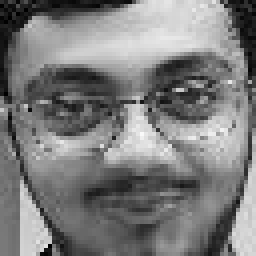
#> input picture example_set/false/s2__MJ_3_116.jpg, 64 x 64 px, given as the content of the folder example_set/true, which was not available (shown 4 times larger)
$ python example.py   (older library calls are emulated)
#> lines starting #> are read from the running program, lines starting #| are printed output that depends on the picture; pictures that were not available may be replaced by others from this repository, and a replacement may not be noted
### corFilter.py
# -*- coding: utf-8 -*-
"""
@author: Dmitrii Shaulskii
"""

import numpy as np
import os
from scipy import misc
from sklearn.metrics import roc_auc_score
import matplotlib.pyplot as plt
from operator import itemgetter
class correlationFilters():

    def __init__(self,  corFilterSize):
            self.corFilterSize = corFilterSize

    def prepareTrueImages(self, intialTrueImagesFolder, finalTrueImagesFolder):
        '''
        resize images to proper size. Size of final images is set by .corFilterSize parameter.
        '''
        if not os.path.exists(finalTrueImagesFolder):
            os.mkdir(finalTrueImagesFolder)
        filesName = [name for name in os.listdir(intialTrueImagesFolder)
                            if os.path.splitext(name)[1] in ['.jpg','.png','.tif']]
        for i in filesName:
            img = misc.imread(os.path.join(intialTrueImagesFolder,i), flatten = True)
            new_img = misc.imresize(img, (self.corFilterSize, self.corFilterSize), interp = 'nearest')
            misc.imsave(os.path.join(finalTrueImagesFolder,i), new_img)
        self.scale = float(self.corFilterSize)/img.shape[0]

    def prepareFalseImages(self, intialFalseImagesFolder, finalFalseImagesFolder, falseChipsNum = 20000):
        '''
        truncate images to proper size and scale. Input image can be of arbitrary size
        '''
        if not os.path.exists(finalFalseImagesFolder):
            os.mkdir(finalFalseImagesFolder)
        filesName = [name for name in os.listdir(intialFalseImagesFolder)
                            if os.path.splitext(name)[1] in ['.jpg','.png','.tif']]
        for i in xrange(falseChipsNum):
            f = filesName[np.random.randint(len(filesName))]
            img = misc.imread(os.path.join(intialFalseImagesFolder,f), flatten = True)
            img = misc.imresize(img, self.scale, interp = 'nearest')
            x = np.random.randint(img.shape[1]-self.corFilterSize + 1)
            y = np.random.randint(img.shape[0]-self.corFilterSize + 1)
            new_img = img[y:y+self.corFilterSize,x:x+self.corFilterSize]
            misc.imsave(os.path.join(finalFalseImagesFolder,os.path.splitext(f)[0] + '_' + str(i) + '.jpg'), new_img)

    def getImageList(self,folder):
        '''
        form the list of images adresess
        '''
        filesPath = [os.path.join(folder,name) for name
        in os.listdir(folder) if os.path.splitext(name)[1]
        in ['.jpg','.png','.tif']]
        return np.array(filesPath)

    def getTrueClassFilesList(self, trueClass):
        '''
        form trueClassFilesList for e.g. assembleFilter()
        '''
        self.trueClassFilesList = self.getImageList(trueClass)

    def getFalseClassFilesList(self, trueClass):
        '''
        form falseClassFilesList for e.g. assembleFilter()
        '''
        self.falseClassFilesList = self.getImageList(trueClass)

    def getImage(self, imagePath, asRow = True, subMean = True,  normVar = True, cosWin = False, log = False, histEq = False):
#> called with imagePath = 'example_set\\true/s2__MJ_3_116.jpg', asRow = True, subMean = True, normVar = True, cosWin = False, log = False, histEq = False
        image = misc.imread(imagePath, flatten = True) #read image as grayscale
#> image: shape (64, 64) float32; min 0, max 249, mean 124.4
        image = np.float64(image)
        self.imageSize = image.shape
#> self.imageSize = (64, 64)
        if cosWin == True:
            hammingWindow = np.sqrt(np.outer(np.hamming(self.imageSize[0]),np.hamming(self.imageSize[1])))
            image = image*hammingWindow
        if image.shape[0] != self.corFilterSize:
            image = misc.imresize(image,(self.corFilterSize,self.corFilterSize), interp = 'nearest')
        if histEq == True:
            image = image # for future
        if log == True:
            image = np.log(np.float32(image)+1.0)
        if subMean == True:
            image = image - np.mean(image)
        if normVar == True:
            image = image / (np.std(image)+1e-5)
        if asRow == True:
            image = image.flatten()
#> image = 4096 values, max 2.19 at index 2147, min -2.18 at index 64, mean -6.94e-18
        return image

    def fCor(self,image1,image2, fullField = False):
        '''
        Xcorrelation by mean of FFT
        '''
        self.fullField = fullField
        def myfft(a):
            return np.fft.fftshift(np.fft.fft2(np.fft.ifftshift(a)))
        def myifft(a):
            return np.fft.fftshift(np.fft.ifft2(np.fft.ifftshift(a)))
        def cutOddMat(a):
            for ax,d in enumerate(a.shape):
                if d%2 != 0:
                    a = np.delete(a,0,axis = ax)
            return a
        image1 = cutOddMat(image1)
        image2 = cutOddMat(image2)
        # set images to same size
        difInShape = np.array(image1.shape) - np.array(image2.shape)
        if difInShape[0]>0:
            image2 = np.pad(image2, ((difInShape[0]/2,difInShape[0]/2),(0,0)), 'constant', constant_values = 0)
        elif difInShape[0]<0:
            image1 = np.pad(image1, ((-difInShape[0]/2,-difInShape[0]/2),(0,0)), 'constant', constant_values = 0)
        if difInShape[1]>0:
            image2 = np.pad(image2, ((0,0),(difInShape[1]/2,difInShape[1]/2)), 'constant', constant_values = 0)
        elif difInShape[1]<0:
            image1 = np.pad(image1, ((0,0),(-difInShape[1]/2,-difInShape[1]/2)), 'constant', constant_values = 0)
        if fullField == True:
            image1 = np.pad(image1, ((image1.shape[0]/2, image1.shape[0]/2),(image1.shape[1]/2, image1.shape[1]/2)), 'constant', constant_values = 0)
            image2 = np.pad(image2, ((image2.shape[0]/2, image2.shape[0]/2),(image2.shape[1]/2, image2.shape[1]/2)), 'constant', constant_values = 0)
        xcorr = myifft(myfft(image1)*np.conj(myfft(image2)))
        return xcorr

    def get_correlations(self):
        '''
        Calculate correlations for true trueClassFilesList and falseClassFilesList
        '''
        print 'calculate cross-correlations...'
        self.trueCorrelation = np.zeros(len(self.trueClassFilesList))
        self.falseCorrelation = np.zeros(len(self.falseClassFilesList))
        for i,path in enumerate(self.trueClassFilesList):
            img = self.getImage(path, asRow = False)
            self.trueCorrelation[i] = np.max(self.correlation(img))
        for i,path in enumerate(self.falseClassFilesList):
            img = self.getImage(path, asRow = False)
            self.falseCorrelation[i] = np.max(self.correlation(img))

    def get_roc_auc(self):
        '''
        Use AUC ROC metric for evaluation of filter performance
        '''
        print 'calculate ROC AUC ...'
        if not hasattr(self, 'trueCorrelation'):
            self.get_correlations()
        score = roc_auc_score(np.hstack((np.ones(len(self.trueClassFilesList)),np.zeros(len(self.falseClassFilesList)))),np.hstack((self.trueCorrelation,self.falseCorrelation)))
        return score

    def assembleFilter(self, trueClassFilesList, falseClassFilesList = None, fastQC = False):
        '''
        Assemble the filter from availble images in trueClassFilesList falseClassFilesList
        '''
        pass


    def detect(self,image,thresh=1.3, rawImage = False, scale = True):
        '''
        apply filter
        return tuples of peak points
        '''
        if scale == True:
            image = misc.imresize(image, self.scale, interp = 'nearest')
        if rawImage == False:
            image = image - np.mean(image)
            image = image/np.var(image)
        xcor = self.correlation(image)
        xcor = xcor - np.min(xcor)
        xcor = xcor/np.mean(xcor)
        thresh_xcor = np.zeros(xcor.shape)
#        thresh = np.max(xcor)*thresh
        thresh_xcor[xcor>thresh] = xcor[xcor>thresh]
        thresh_xcor_crop = thresh_xcor[10:-10, 10:-10] # crop due to window of maximum value elimination
        first = True
        self.correlationField = xcor.copy()
        points = None
        x_list = None
        y_list = None
        while(np.sum(thresh_xcor_crop) != 0):
            thresh_xcor_crop = thresh_xcor[10:-10, 10:-10]
            if first == True:
                first = False
                y_croped,x_croped = zip(*np.where(thresh_xcor_crop == np.max(thresh_xcor_crop)))[0]
                y = y_croped + 10
                x = x_croped + 10
                thresh_xcor[y-9:y+9,x-9:x+9] = 0 # maximum value window elimination
                y_list, x_list = np.array([int(y/self.scale)]),np.array([int(x/self.scale)]) # save peak value to list
            else:
                y_croped,x_croped = zip(*np.where(thresh_xcor_crop == np.max(thresh_xcor_crop)))[0]
                y = y_croped + 10
                x = x_croped + 10
                thresh_xcor[y-9:y+9,x-9:x+9] = 0 # maximum value window elimination
                y_list = np.append(y_list,int(y/self.scale))
                x_list = np.append(x_list,int(x/self.scale))
#                print x,y
        if x_list is not None and  y_list is not None:
            points = zip(x_list, y_list)
        return points

class quadraticFilters(correlationFilters):
    '''
    super class for all quadratic correlation filters
    '''
    def __init__(self, corFilterSize, posEigen = 1, negEigen = 1, fastQC = False):
        self.corFilterSize = corFilterSize
        self.posEigen = posEigen
        self.negEigen = negEigen
        self.fastQC = fastQC

    def plots(self):
        if hasattr(self, 'trueCorrelation'):
            plt.figure()
            plt.plot(self.trueCorrelation,'r')
            plt.title('true correlations')
            plt.figure()
            plt.plot(self.falseCorrelation,'g')
            plt.title('false correlations')
        if hasattr(self, 'eigenValue'):
            plt.figure()
            plt.plot(self.eigenValue)
            plt.title('eigen value')
    def quadraticCorrelation(self,image, crop = True):
        '''
        Quadratic filter output calculation
        '''
        for i in xrange(self.posEigen):
            eigenVector = np.reshape(self.eigenVector[i], (self.corFilterSize,self.corFilterSize))
            if i == 0:
                qxcorr = np.abs(self.fCor(image,eigenVector))**2
                continue
            qxcorr = qxcorr + np.abs(self.fCor(image,eigenVector))**2
        for i in xrange(self.negEigen):
            eigenVector = np.reshape(self.eigenVector[-i-1], (self.corFilterSize,self.corFilterSize))
            qxcorr = qxcorr - np.abs(self.fCor(image,eigenVector))**2
        if self.fullField is True:
            if crop is True:
                qxcorr = qxcorr[qxcorr.shape[0]/4:qxcorr.shape[0]*3/4,qxcorr.shape[1]/4:qxcorr.shape[1]*3/4]
        return qxcorr

    def correlation(self,image):
        '''
        this method provide commone interface for detection(), get_roc_auc() e.t.c. methods
        '''
        return self.quadraticCorrelation(image)

    def train(self,trueClass,falseClass = None):
        '''
        Train filter on certain condition (e.g. must be unique images in filter) using auc roc metric
        '''
        print 'filter training ...'
        self.getTrueClassFilesList(trueClass)
        trueImgeNumbers = np.random.choice(range(len(self.trueClassFilesList)), size = self.posEigen, replace=False)
        if falseClass is not None:
            self.getFalseClassFilesList(falseClass)
            falseImgeNumbers =  np.random.choice(range(len(self.falseClassFilesList)), size = self.negEigen, replace=False)
            while(True):
                self.assembleFilter(self.trueClassFilesList[trueImgeNumbers], self.falseClassFilesList[falseImgeNumbers])
                self.get_correlations()
                trueMin = np.argmin(self.trueCorrelation)
                if any(trueImgeNumbers ==  trueMin):
                    print 'image number %d (%s) repeated twice'%(trueMin,self.trueClassFilesList[trueMin])
                    break
                trueImgeNumbers = np.append(trueImgeNumbers,trueMin)
                falseMax = np.argmax(self.falseCorrelation)
                if any(falseImgeNumbers ==  falseMax):
                    print 'image number %d (%s) repeated twice'%(falseMax,self.falseClassFilesList[falseMax])
                    break
                falseImgeNumbers = np.append(falseImgeNumbers, falseMax)
            self.trueImgeNumbers = trueImgeNumbers
            self.falseImgeNumbers = falseImgeNumbers
            self.assembleFilter(self.trueClassFilesList[trueImgeNumbers], self.falseClassFilesList[falseImgeNumbers])

class QCF(quadraticFilters):
    '''
    quadratic correlation filter[1]. design of QCF uses thewell-known Fukunaga Koontz transform
    [1]A. Mahalanobis, R. R. Muise, S. R. Stanﬁll, and A. Van Nevel,
    “Design and application of quadratic correlation ﬁlters for tar-
    get detection,” IEEE Trans. Aerosp. Electron., to be published.
    '''

    def assembleFilter(self, trueClassFilesList = None, falseClassFilesList = None):
        '''
        Assemble the filter from availble images in trueClassFilesList falseClassFilesList (addresses of files).
        trueClassFilesList falseClassFilesList can be form be .prepareTrueImages .prepareFalseImages
        '''
        print 'filter assembling ...'
        if isinstance(trueClassFilesList, (str, unicode)):
            trueClassFilesList = [trueClassFilesList]
        if isinstance(falseClassFilesList, (str, unicode)):
            falseClassFilesList = [falseClassFilesList]
        if trueClassFilesList is None:
            trueClassFilesList = self.trueClassFilesList
        if falseClassFilesList is None:
            falseClassFilesList = self.falseClassFilesList
        if self.fastQC == False:
             for trueClassNum,imagePath in enumerate(trueClassFilesList):
                 if trueClassNum == 0:
                     tempImg = self.getImage(imagePath)
#> tempImg has the same summary as image in getImage
                     trueImagesMat = np.zeros((len(tempImg),len(trueClassFilesList)))
#> trueImagesMat = 4096 values from 0 to 0
                     trueImagesMat[:,trueClassNum] = tempImg
                     continue
                 trueImagesMat[:,trueClassNum] = self.getImage(imagePath)
             trueCorMat = np.dot(trueImagesMat,np.transpose(trueImagesMat))/(trueClassNum+1) #true correlation matrix
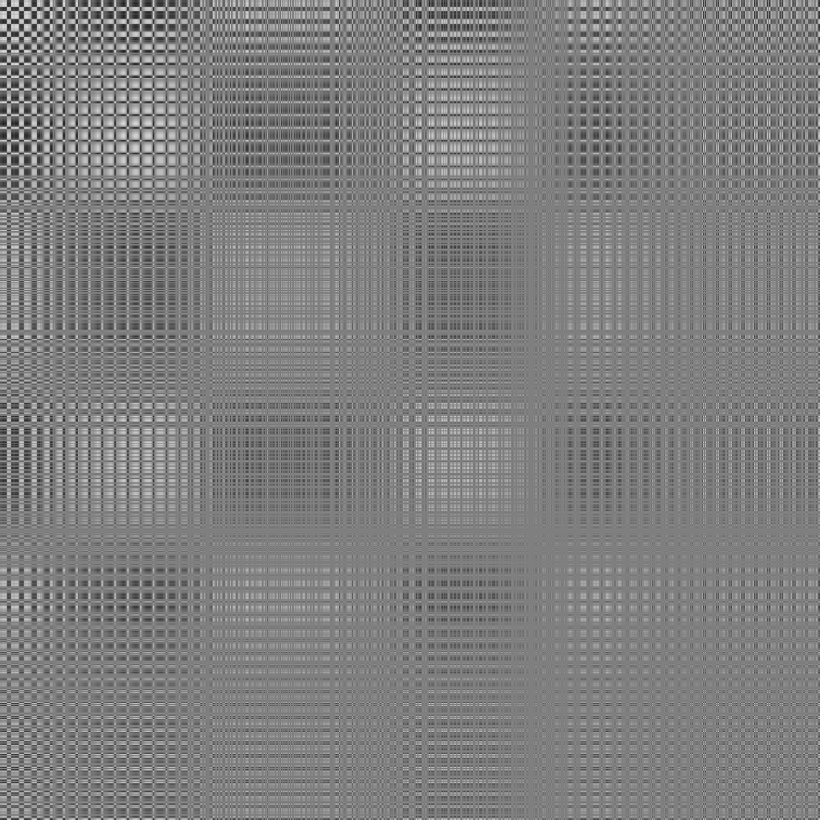
#> trueCorMat: shape (4096, 4096) float64 (shown at 1/5 size); min -4.78, max 4.79, mean -1.33e-18; drawn with min black and max white
             for falseClassNum,imagePath in enumerate(falseClassFilesList):
                 if falseClassNum == 0:
                     tempImg = self.getImage(imagePath)
                     falseImagesMat = np.zeros((len(tempImg),len(falseClassFilesList)))
                     falseImagesMat[:,falseClassNum] = tempImg
                     continue
                 falseImagesMat[:,falseClassNum] = self.getImage(imagePath)
             falseCorMat = np.dot(falseImagesMat,np.transpose(falseImagesMat))/(falseClassNum+1) #false correlation matrix
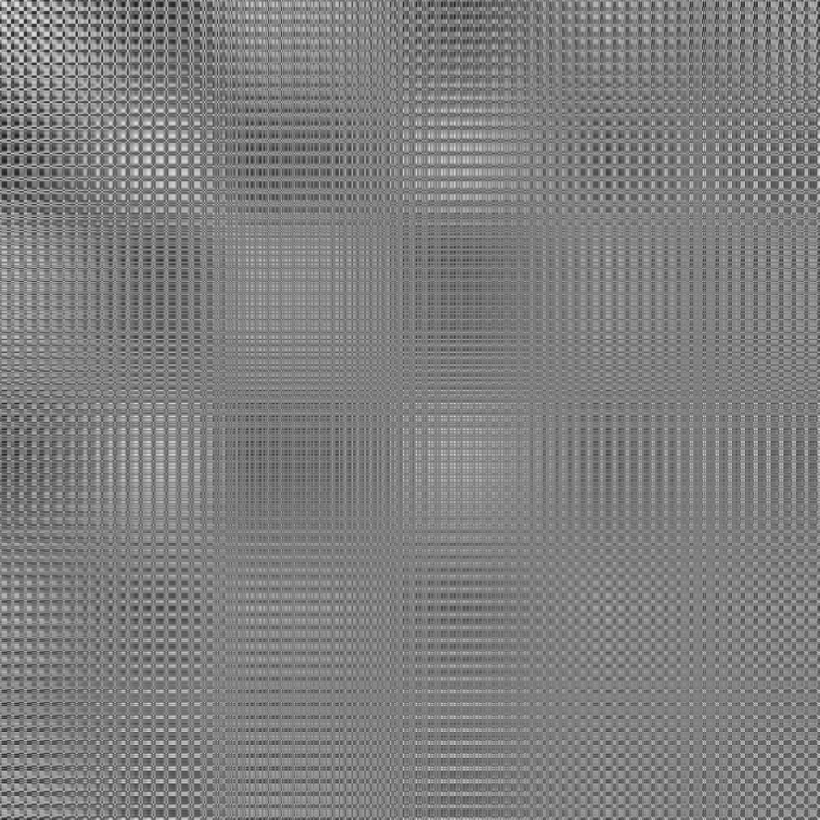
#> falseCorMat: shape (4096, 4096) float64 (shown at 1/5 size); min -3.38, max 3.39, mean -2.45e-19; drawn with min black and max white
             difCorMat = trueCorMat - falseCorMat #difference of correlation matrices
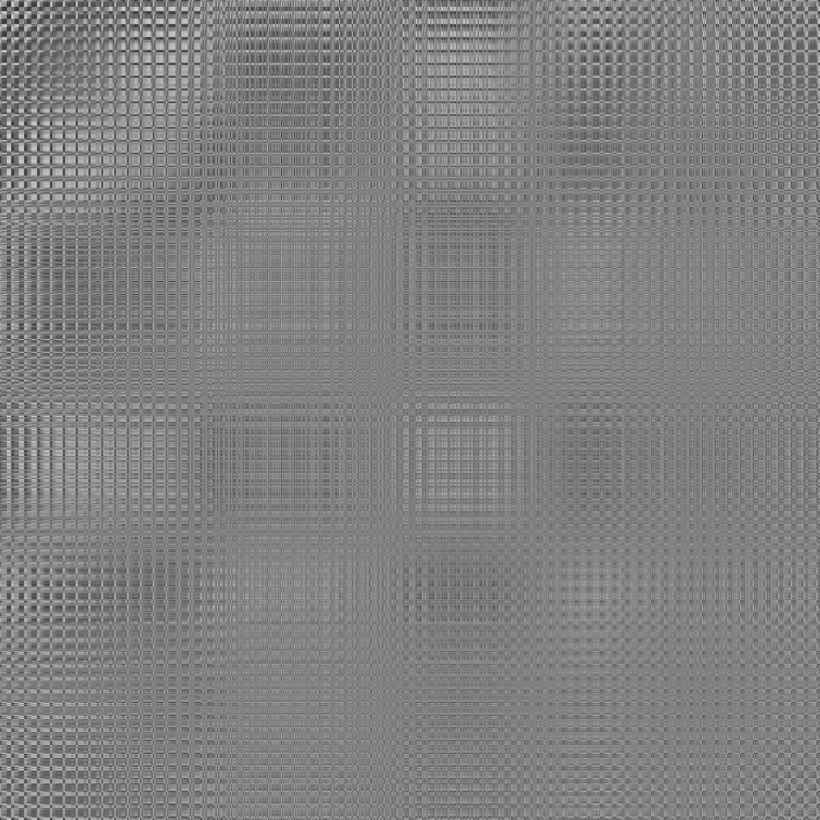
#> difCorMat: shape (4096, 4096) float64 (shown at 1/5 size); min -4.64, max 4.53, mean 2.78e-19; drawn with min black and max white
             eigenValue, eigenVector = np.linalg.eig(difCorMat)
             eigenVector = np.real(eigenVector)
             eigenValue = np.real(eigenValue)
             self.eigenValue, self.eigenVector = zip(*sorted(zip(eigenValue, np.transpose(eigenVector)),key = itemgetter(0),reverse=True))
        '''
        FAST EIGEN VALUE CALCULATION. Uses the correspondence of outer and inner matrices eigen vectors
        Use it when training set size less then number of pixels
        '''
        if self.fastQC == True:
             for trueClassNum,imagePath in enumerate(trueClassFilesList):
                 if trueClassNum == 0:
                     tempImg = self.getImage(imagePath)
                     trueImagesMat = np.zeros((len(tempImg),len(trueClassFilesList)))
                     trueImagesMat[:,trueClassNum] = tempImg
                     continue
                 trueImagesMat[:,trueClassNum] = self.getImage(imagePath)
             A = trueImagesMat/np.sqrt(trueClassNum+1)
             del trueImagesMat
             for falseClassNum,imagePath in enumerate(falseClassFilesList):
                 if falseClassNum == 0:
                     tempImg = self.getImage(imagePath)
                     falseImagesMat = np.zeros((len(tempImg),len(falseClassFilesList)))
                     falseImagesMat[:,falseClassNum] = tempImg
                     continue
                 falseImagesMat[:,falseClassNum] = self.getImage(imagePath)
             falseImagesMat = 1j*falseImagesMat/np.sqrt(falseClassNum+1)
             A = np.hstack((A,falseImagesMat))
             eigenValue, eigenVector = np.linalg.eig(np.dot(np.transpose(A),A))
             eigenVector = np.dot(A,eigenVector)
             eigenVector = map(lambda x,y: x/y, eigenVector.T, np.sqrt(eigenValue))
             eigenValue, eigenVector = zip(*sorted(zip(eigenValue, eigenVector),key = itemgetter(0),reverse=True))
             eigenVector = np.real(eigenVector) + np.imag(eigenVector)
             self.eigenValue = eigenValue
             self.eigenVector = eigenVector


class RQQCF(quadraticFilters):
    '''
    Rayleigh quotient quadratic filter[1]
    [1]Abhijit Mahalanobis, Robert R. Muise, and S. Robert Stanfill,
    "Quadratic correlation filter design methodology for target detection and surveillance applications,"
    Appl. Opt. 43, 5198-5205 (2004)
    '''
    def assembleFilter(self, trueClassFilesList = None, falseClassFilesList = None, fastQC=False):
         if isinstance(trueClassFilesList, (str, unicode)):
             trueClassFilesList = [trueClassFilesList]
         if isinstance(falseClassFilesList, (str, unicode)):
             falseClassFilesList = [falseClassFilesList]
         if trueClassFilesList is None:
             trueClassFilesList = self.trueClassFilesList
         if falseClassFilesList is None:
             falseClassFilesList = self.falseClassFilesList
         for trueClassNum,imagePath in enumerate(trueClassFilesList):
             if trueClassNum == 0:
                 tempImg = self.getImage(imagePath)
                 trueImagesMat = np.zeros((len(tempImg),len(trueClassFilesList)))
                 trueImagesMat[:,trueClassNum] = tempImg
                 continue
             trueImagesMat[:,trueClassNum] = self.getImage(imagePath)
         trueCorMat = np.dot(trueImagesMat,np.transpose(trueImagesMat))/(trueClassNum+1) #true correlation matrix
         for falseClassNum,imagePath in enumerate(falseClassFilesList):
             if falseClassNum == 0:
                 tempImg = self.getImage(imagePath)
                 falseImagesMat = np.zeros((len(tempImg),len(falseClassFilesList)))
                 falseImagesMat[:,falseClassNum] = tempImg
                 continue
             falseImagesMat[:,falseClassNum] = self.getImage(imagePath)
         falseCorMat = np.dot(falseImagesMat,np.transpose(falseImagesMat))/(falseClassNum+1) #false correlation matrix
         difCorMat = trueCorMat - falseCorMat #difference of correlation matrices
         sumCorMat = trueCorMat + falseCorMat #summation of correlation matrices
         self.difCorMat = difCorMat
         self.sumCorMat = sumCorMat
         difInvSum = np.linalg.solve(sumCorMat,difCorMat)
         self.difInvSum = difInvSum
         eigenValue, eigenVector = np.linalg.eig(difInvSum)
         eigenVector = np.real(eigenVector)
         self.eigenValue, self.eigenVector = zip(*sorted(zip(eigenValue, np.transpose(eigenVector)),key = itemgetter(0),reverse=True))

# [4 lines of commented-out code are left out]

#> (the run stopped early here; a loop or call above may not have finished)
